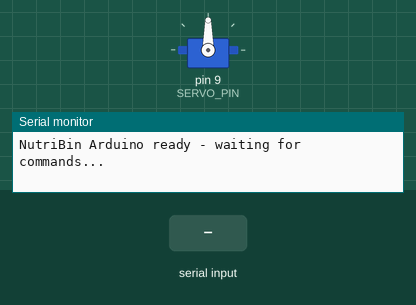
Simulated run of this sketch. Board: Arduino Uno, built with avr-gcc and run on an emulated ATmega328P. On the bench: servo, the last lines printed to the serial monitor. The inputs (shaded band) are chosen by the test bench.

Above: at 1.7 s.
1.8 s: "biodegradable\n" received over Serial
At 2.6 s:
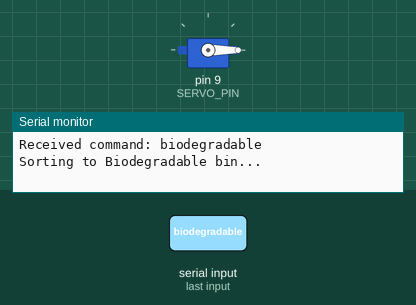
4.3 s: "non-recyclable\n" received over Serial
At 5.0 s:
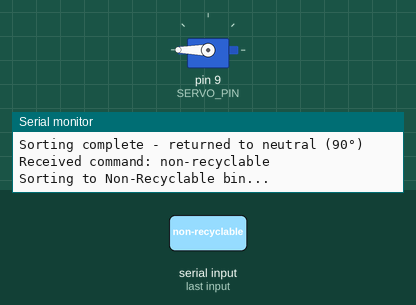
Timing chart, 0 to 7.3 s (numbered marks = the images above; inputs shaded):
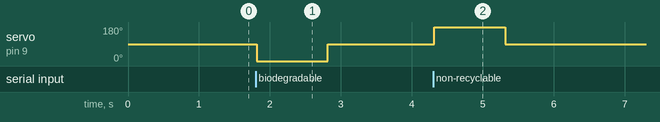

Measured:
- after the input at 1.8 s, servo on pin 9 (SERVO_PIN): 90° → 0° at once, → 90° 1.0 s later
- after the input at 4.3 s, servo on pin 9 (SERVO_PIN): 90° → 180° at once, → 90° 1.0 s later

The sketch:

NutriBin_Servo_Sorter.ino
```cpp
#include <Servo.h>

// Servo control for NutriBin garbage sorting system
// Listens for serial commands from Raspberry Pi and moves servo to sort garbage

Servo sortingServo;
const int SERVO_PIN = 9;  // Pin connected to servo signal wire

// Servo angles for different garbage categories
const int BIODEGRADABLE_ANGLE = 0;    // Biodegradable bin
const int RECYCLABLE_ANGLE = 90;      // Recyclable bin
const int NON_RECYCLABLE_ANGLE = 180; // Non-recyclable bin
const int NEUTRAL_ANGLE = 90;         // Home/neutral position

// Timing constants
const int SERVO_DELAY = 1000;  // Time to hold position (ms)
const int RETURN_DELAY = 500;  // Time before returning to neutral (ms)

void setup() {
  Serial.begin(9600);  // Match Raspberry Pi baud rate
  sortingServo.attach(SERVO_PIN);

  // Start in neutral position
  sortingServo.write(NEUTRAL_ANGLE);
  delay(500);

  Serial.println("NutriBin Arduino ready - waiting for commands...");
}

void loop() {
  // Check for serial commands
  if (Serial.available() > 0) {
    String command = Serial.readStringUntil('\n');
    command.trim();  // Remove whitespace

    Serial.print("Received command: ");
    Serial.println(command);

    // Process command and move servo
    if (command.equalsIgnoreCase("biodegradable")) {
      sortToBin(BIODEGRADABLE_ANGLE, "Biodegradable");
    }
    else if (command.equalsIgnoreCase("recyclable")) {
      sortToBin(RECYCLABLE_ANGLE, "Recyclable");
    }
    else if (command.equalsIgnoreCase("non-recyclable") || command.equalsIgnoreCase("nonrecyclable")) {
      sortToBin(NON_RECYCLABLE_ANGLE, "Non-Recyclable");
    }
    else {
      Serial.println("Unknown command - ignoring");
    }
  }
}

void sortToBin(int angle, String binName) {
  Serial.print("Sorting to ");
  Serial.print(binName);
  Serial.println(" bin...");

  // Move to sorting position
  sortingServo.write(angle);
  delay(SERVO_DELAY);

  // Return to neutral position
  sortingServo.write(NEUTRAL_ANGLE);
  delay(RETURN_DELAY);

  Serial.print("Sorting complete - returned to neutral (");
  Serial.print(NEUTRAL_ANGLE);
  Serial.println("°)");
}
```
